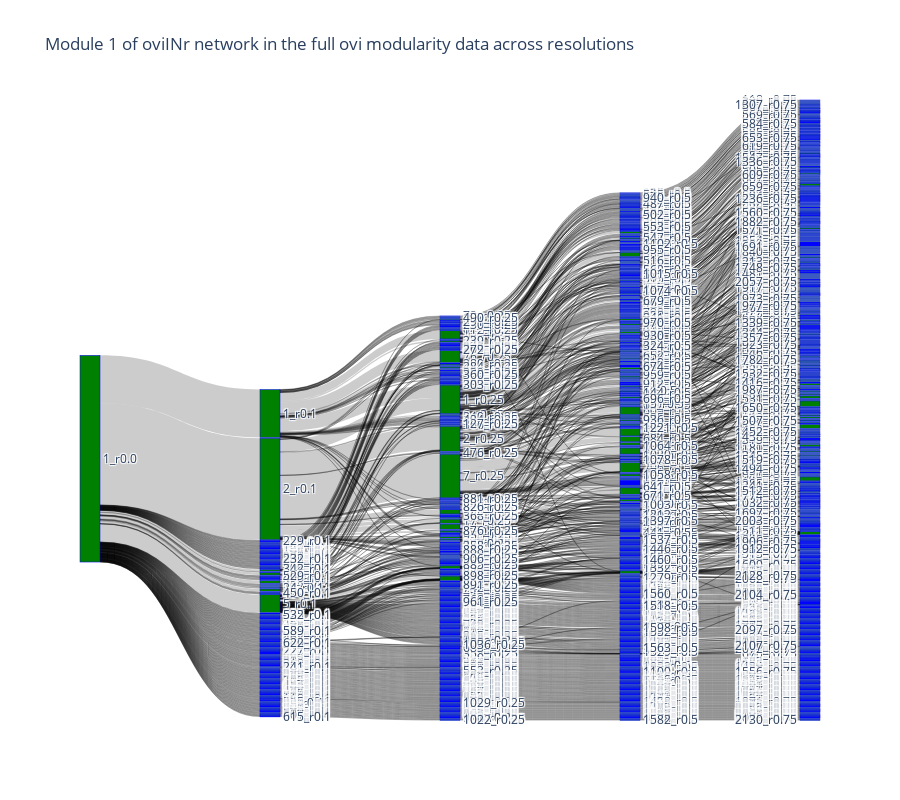
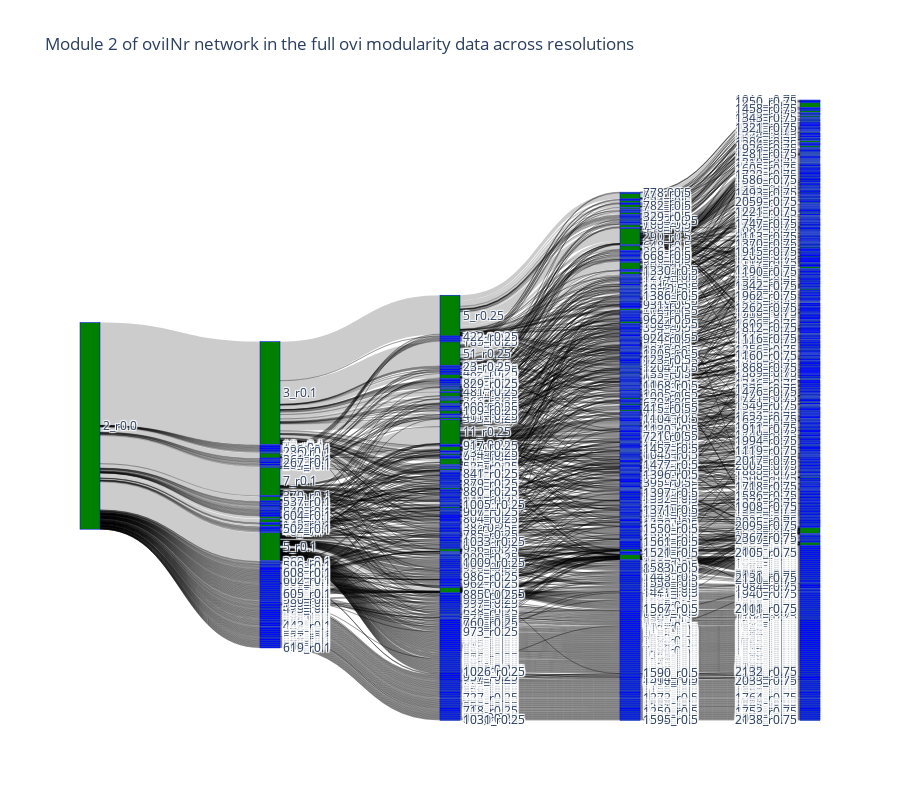
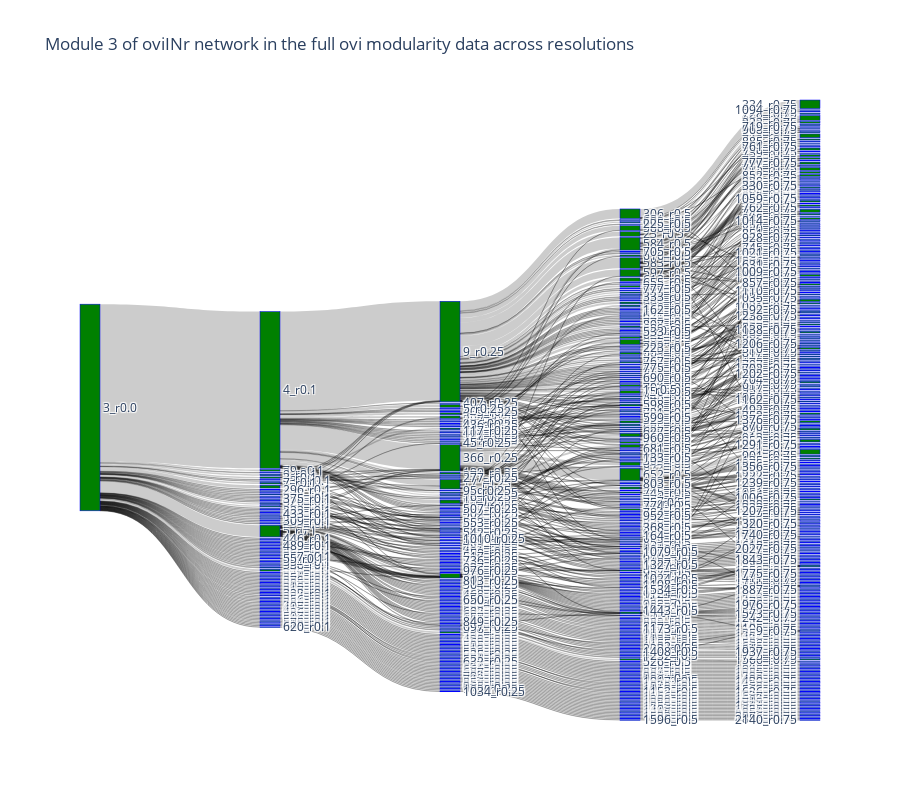
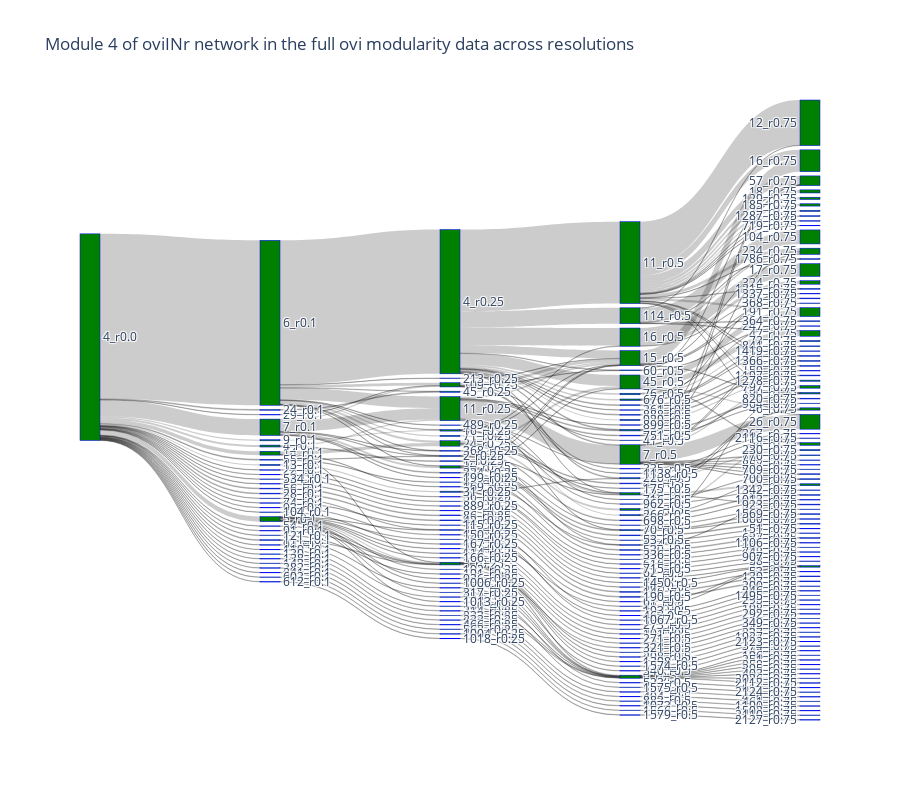

The code cell stored with these charts, in order, in its notebook:
### Code cell
main(oviIN_df)

### Figure 1 — Plotly figure (JSON) as saved in the notebook; plotly's stock layout.template omitted (floating-point values rounded to 4 significant figures; data arrays with more than 128 entries replaced by an {"elided": "..."} marker saying what was removed)
{"data": [{"link": {"source": {"elided": "1947 int values"}, "target": {"elided": "1947 int values"}, "value": {"elided": "1947 int values"}}, "node": {"color": "green", "label": {"elided": "1534 str values"}, "line": {"color": "blue", "width": 0.5}, "pad": 15, "thickness": 20}, "type": "sankey"}], "layout": {"height": 800, "title": {"text": "Module 1 of oviINr network in the full ovi modularity data across resolutions"}}}

### Figure 2 — Plotly figure (JSON) as saved in the notebook; plotly's stock layout.template omitted (floating-point values rounded to 4 significant figures; data arrays with more than 128 entries replaced by an {"elided": "..."} marker saying what was removed)
{"data": [{"link": {"source": {"elided": "2630 int values"}, "target": {"elided": "2630 int values"}, "value": {"elided": "2630 int values"}}, "node": {"color": "green", "label": {"elided": "1934 str values"}, "line": {"color": "blue", "width": 0.5}, "pad": 15, "thickness": 20}, "type": "sankey"}], "layout": {"height": 800, "title": {"text": "Module 2 of oviINr network in the full ovi modularity data across resolutions"}}}

### Figure 3 — Plotly figure (JSON) as saved in the notebook; plotly's stock layout.template omitted (floating-point values rounded to 4 significant figures; data arrays with more than 128 entries replaced by an {"elided": "..."} marker saying what was removed)
{"data": [{"link": {"source": {"elided": "1117 int values"}, "target": {"elided": "1117 int values"}, "value": {"elided": "1117 int values"}}, "node": {"color": "green", "label": {"elided": "858 str values"}, "line": {"color": "blue", "width": 0.5}, "pad": 15, "thickness": 20}, "type": "sankey"}], "layout": {"height": 800, "title": {"text": "Module 3 of oviINr network in the full ovi modularity data across resolutions"}}}

### Figure 4 — Plotly figure (JSON) as saved in the notebook; plotly's stock layout.template omitted (floating-point values rounded to 4 significant figures; data arrays with more than 128 entries replaced by an {"elided": "..."} marker saying what was removed)
{"data": [{"link": {"source": {"elided": "321 int values"}, "target": {"elided": "321 int values"}, "value": {"elided": "321 int values"}}, "node": {"color": "green", "label": {"elided": "251 str values"}, "line": {"color": "blue", "width": 0.5}, "pad": 15, "thickness": 20}, "type": "sankey"}], "layout": {"height": 800, "title": {"text": "Module 4 of oviINr network in the full ovi modularity data across resolutions"}}}
